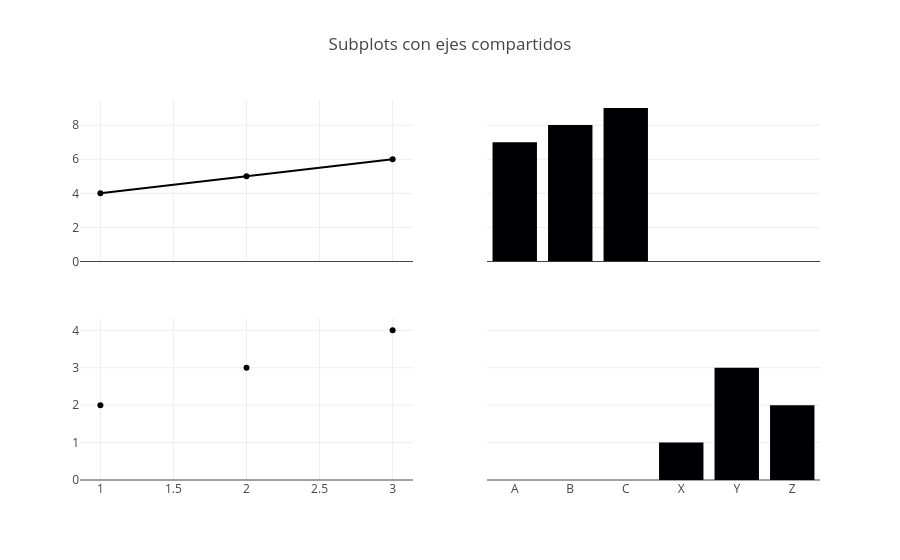

Notebook code cell kept with this figure:
### Code cell
fig2 = make_subplots(rows=2, cols=2, shared_xaxes=True, shared_yaxes=True)
fig2.add_trace(plot1, row=1, col=1)
fig2.add_trace(plot2, row=1, col=2)
fig2.add_trace(plot3, row=2, col=1)
fig2.add_trace(plot4, row=2, col=2)
fig2.update_layout(title="Subplots con ejes compartidos",
                    showlegend=False)

### Figure 1 — Plotly figure (JSON) as saved in the notebook; plotly's stock layout.template omitted (floating-point values rounded to 4 significant figures)
{"data": [{"mode": "lines+markers", "name": "Plot 1", "type": "scatter", "x": [1, 2, 3], "xaxis": "x", "y": [4, 5, 6], "yaxis": "y"}, {"name": "Plot 2", "type": "bar", "x": ["A", "B", "C"], "xaxis": "x2", "y": [7, 8, 9], "yaxis": "y2"}, {"mode": "markers", "name": "Plot 3", "type": "scatter", "x": [1, 2, 3], "xaxis": "x3", "y": [2, 3, 4], "yaxis": "y3"}, {"name": "Plot 4", "type": "bar", "x": ["X", "Y", "Z"], "xaxis": "x4", "y": [1, 3, 2], "yaxis": "y4"}], "layout": {"showlegend": false, "title": {"text": "Subplots con ejes compartidos"}, "xaxis": {"anchor": "y", "domain": [0, 0.45], "matches": "x3", "showticklabels": false}, "xaxis2": {"anchor": "y2", "domain": [0.55, 1], "matches": "x4", "showticklabels": false}, "xaxis3": {"anchor": "y3", "domain": [0, 0.45]}, "xaxis4": {"anchor": "y4", "domain": [0.55, 1]}, "yaxis": {"anchor": "x", "domain": [0.575, 1]}, "yaxis2": {"anchor": "x2", "domain": [0.575, 1], "matches": "y", "showticklabels": false}, "yaxis3": {"anchor": "x3", "domain": [0, 0.425]}, "yaxis4": {"anchor": "x4", "domain": [0, 0.425], "matches": "y3", "showticklabels": false}}}
